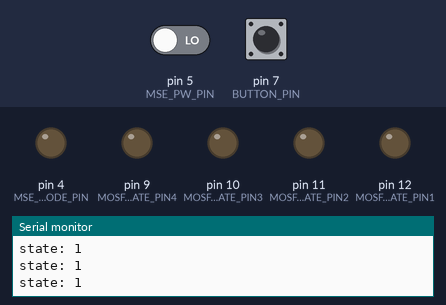
Recording of a sketch running on a simulated Arduino Uno, built with avr-gcc and run on an emulated ATmega328P. Parts: output pins drawn as LEDs (lit = HIGH), the last lines printed to the serial monitor. Wiring (inferred from the names in the program): SRF02/SRF08 range finder at I2C address 0x70. Dashed ring = blinking. The test bench sets the inputs (shaded band); at power-on: pin 7 (BUTTON_PIN) HIGH, pin 5 (MSE_PW_PIN) LOW.

Above: at 4.7 s.
4.8 s: pin 7 (BUTTON_PIN) pulled LOW for 0.15 s
At 7.8 s:
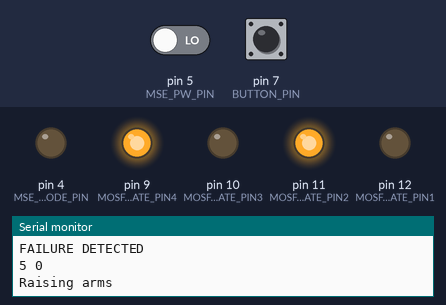
7.9 s: pin 7 (BUTTON_PIN) pulsed LOW 5 times (0.12 s each, 0.3 s apart)
At 9.5 s:
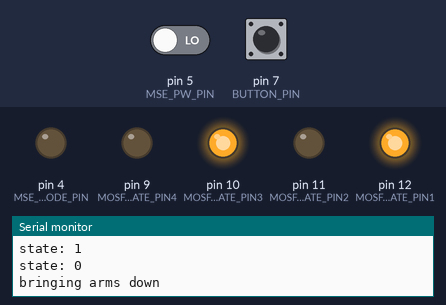
11.3 s: pin 7 (BUTTON_PIN) pulled LOW for 1 s
At 12.52 s:
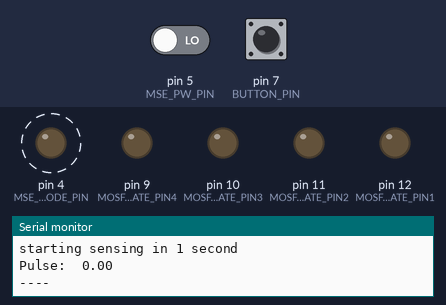
Timing chart, 0 to 16.5 s (numbered marks = the images above; inputs shaded):
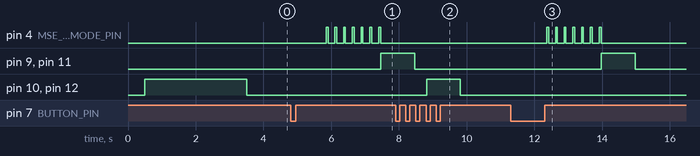

The sketch:

maxsonar_mine.ino
```cpp
//not gonna use serial, use pulse since analog is only in .5s increments? and seems more reliable
#include <SoftwareSerial.h>
#include <Wire.h>

//   MaxSonar-EZ pins
#define MSE_PW_PIN 5 //pw
#define MSE_READ_MODE_PIN 4 //rx
#define MSE_SDATA_PIN 2 //tx but only used for chaining?
//  GPIO Pins (analog)
#define MSE_AN_PIN A0 //analog

// mosfet pin
#define MOSFET_GATE_PIN1 12 // 1B Top
#define MOSFET_GATE_PIN2 11 // 1A Bottom
#define MOSFET_GATE_PIN3 10 // 2B Top
#define MOSFET_GATE_PIN4 9 // 2A Bottom

#define BUTTON_PIN 7 // will be pullup, so usually high

// MaxSonar to Arduino control/adjustments
#define MSE_READ_CONTINUOUS HIGH
//low read idle is trigger, high is continuous
#define MSE_READ_IDLE LOW
#define MSE_READ_TRIGGER HIGH
#define MSE_READ_REQUIRED_DURATION_mS 50
#define MSE_PW_START_DELAY_MSE_uS 3000
#define MSE_PW_uS_PER_INCH 147.46
#define MSE_PW_uS_PER_CM 73.73
#define MSE_ANALOG_DIVISOR 2
//  Speed of Sound @ 22°C (71.6°F) = 344.5 m/S = 34450.0 cm/S
//  0.0000290275 S/cm = 29.0275762 uS/cm = 73.73 uS/in
#define SOUND_SPEED_uSpIN 73.73
//#define WINDOW_SIZE 12 //39 //58 //3÷0.250 = 12
#define ZEROES_THRESHOLD 5 //30 // 46
#define LOOP_DELAY 250
#define DISPLACEMENT_THRESHOLD 0.75

SoftwareSerial mseSerial(MSE_SDATA_PIN, 3, true); // RX,TX,inverse_logic (TX is not used)
double prevMeasurement;
double prevDisplacement;
//double displaceArr[WINDOW_SIZE]; //58 since measurements taken ever 51ms, and around 58 of these in 3 sec
int nearZeroCount; // threshold set to 46, which is ~80%. we can play with this later
double prevMeasurement2;
double prevDisplacement2;
//double displaceArr[WINDOW_SIZE]; //58 since measurements taken ever 51ms, and around 58 of these in 3 sec
int nearZeroCount2; // threshold set to 46, which is ~80%. we can play with this later
bool isUp = false;
bool isSensing = false;
bool justStarting = true;
int lastState = HIGH;
int currentState;
bool hasDoneFirstDistMeas = false;
bool hasDoneFirstDisplCalc = false;

void setup() {
  nearZeroCount = 0;
  nearZeroCount2 = 0;
  serialSetup();
  pinSetup();
  solenoidSetup();
  I2Csetup();
  Serial.println("done setting up");
//  sensorLoop();
  isSensing = false;
}

void pinSetup(){
  // LV Maxsonar setup
  pinMode(MSE_PW_PIN, INPUT);
  pinMode(MSE_AN_PIN, INPUT);
  digitalWrite(MSE_READ_MODE_PIN, MSE_READ_IDLE); // Use 'triggered' mode
  pinMode(MSE_READ_MODE_PIN, OUTPUT);

  pinMode(7, INPUT_PULLUP);
}

void reset(){
  hasDoneFirstDistMeas = false;
  hasDoneFirstDisplCalc = false;
  nearZeroCount = 0;
  isUp = false;
}

void loop() {
  currentState = digitalRead(7);
  Serial.print("state: ");
  Serial.println(currentState);
  if(lastState == HIGH && currentState == LOW){
    if(isUp){
      Serial.println("bringing arms down");
      isUp = false;
      isSensing = false;
      bringArmsDown();
    }
    else{ // arms are down, so could be sensing or just not
      if(!isSensing){
        Serial.println("starting sensing in 1 second");
        isSensing = true;
        reset();
        delay(1000);
      } else {
        Serial.println("reset");
        reset(); // reset

        bringArmsDown();
      }
    }
  }
  lastState = currentState;
  delay(50);

  while(isSensing){
    pulseSonarSensorRead();
//    I2CsensorRead();
    Serial.println("----");
    if(nearZeroCount >= ZEROES_THRESHOLD || nearZeroCount2 >= ZEROES_THRESHOLD){
      Serial.println("FAILURE DETECTED");
      Serial.print(nearZeroCount);
      Serial.print(" ");
      Serial.println(nearZeroCount2);

      Serial.println("Raising arms");
      digitalWrite(MOSFET_GATE_PIN1, LOW);
      digitalWrite(MOSFET_GATE_PIN2, HIGH);
      digitalWrite(MOSFET_GATE_PIN3, LOW);
      digitalWrite(MOSFET_GATE_PIN4, HIGH);
      isUp = true;

      delay(1000);
      Serial.println("Turning off pins");
      digitalWrite(MOSFET_GATE_PIN2, LOW);
      digitalWrite(MOSFET_GATE_PIN4, LOW);

      isSensing = false;
    }
    delay(LOOP_DELAY - MSE_READ_REQUIRED_DURATION_mS);
  }

}

void I2Csetup(){
  //uses default SCL and SDA pins on the uno
  Wire.begin();
  Wire.beginTransmission(112); //112 is the peripheral i2c address
  Wire.write(byte(81)); // 81 is read
  Wire.endTransmission();
//  delay(90);
}

//TODO: add other side too
void solenoidSetup(){
  pinMode(MOSFET_GATE_PIN1, OUTPUT);
  pinMode(MOSFET_GATE_PIN2, OUTPUT);
  pinMode(MOSFET_GATE_PIN3, OUTPUT);
  pinMode(MOSFET_GATE_PIN4, OUTPUT);

  digitalWrite(MOSFET_GATE_PIN1, HIGH);
  digitalWrite(MOSFET_GATE_PIN2, LOW);
  digitalWrite(MOSFET_GATE_PIN3, HIGH);
  digitalWrite(MOSFET_GATE_PIN4, LOW);

  delay(3000);

  digitalWrite(MOSFET_GATE_PIN1, LOW);
  digitalWrite(MOSFET_GATE_PIN3, LOW);
//  unsigned long startMillis = millis();
}

void bringArmsDown(){
  digitalWrite(MOSFET_GATE_PIN1, HIGH);
  digitalWrite(MOSFET_GATE_PIN2, LOW);
  digitalWrite(MOSFET_GATE_PIN3, HIGH);
  digitalWrite(MOSFET_GATE_PIN4, LOW);

  delay(1000);

  digitalWrite(MOSFET_GATE_PIN1, LOW);
  digitalWrite(MOSFET_GATE_PIN3, LOW);
}

int calcNearZeroCount(double previousDisplacement, double currDisplacement, int nearZeroCount){
   if(abs(previousDisplacement) < DISPLACEMENT_THRESHOLD){ // if prev was a 0
    if(abs(currDisplacement) < DISPLACEMENT_THRESHOLD){ //if curr 0, then add to zero count
      return nearZeroCount + 1;
    }
    else{ //else if curr is not 0, then set the near zero count to = 0
      return 0;
    }
  }
  else { // if prev was not 0
    if(abs(currDisplacement) < DISPLACEMENT_THRESHOLD){ // and curr is 0, reset count to 1
      return 1;
    }
    else{ // curr is not 0 too
      return 0;
    }
  }
}

void pulseSonarSensorRead(){
  double pwDistance = triggerAndReadDistanceFromPulse();
  Serial.print("Pulse:\t");
  Serial.println(pwDistance);
  if(!hasDoneFirstDistMeas){
    prevMeasurement = pwDistance;
    hasDoneFirstDistMeas = true;
    return;
  }

  double displacement = pwDistance - prevMeasurement;
  Serial.println(prevDisplacement);
  if(!hasDoneFirstDisplCalc){
    prevDisplacement = displacement;
    hasDoneFirstDisplCalc = true;
    Serial.println("is returning");
    return;
  }

  Serial.print("Displ for pulse: ");
  Serial.println(displacement);
//  Serial.println(abs(prevDisplacement));
//  Serial.println(abs(displacement));

  int startMillis = millis();
//  int newZeroCount;
//  if(millis() - startMillis <= 25){
//    newZeroCount = calcNearZeroCount(prevDisplacement, displacement, nearZeroCount);
//  }
  int newZeroCount = calcNearZeroCount(prevDisplacement, displacement, nearZeroCount);
  nearZeroCount = newZeroCount;
  Serial.println(nearZeroCount);
  prevMeasurement = pwDistance;
  prevDisplacement = displacement;
  delay(5);
}

/**
 * To assure that the distance pulse is detected going from low to high,
 * this triggers the MaxSonar to read and then measures the pulse.
 *
 * The analog input is held after a reading and the serial will be
 * held in the serial input buffer since it is only 6 characters.
 *
 * Refer to the Timing Diagram and Description in the datasheet for timing details.
 */
double triggerAndReadDistanceFromPulse() {
  mseSerial.stopListening();
  mseSerial.listen();
  // Assure that the trigger is set to IDLE (HOLD)
  digitalWrite(MSE_READ_MODE_PIN, MSE_READ_IDLE);
  delayMicroseconds(10);

  // Minimum time for readings (start of reading to start of reading)
  // is 49mS.
  //
  // To guarentee readings are not taken too quickly this method makes
  // sure that it takes at least this minimum time before returning by
  // recording the start time and waiting for the minimum time to have elapsed.
  //
  unsigned long startMillis = millis();

  // Trigger and measure
  digitalWrite(MSE_READ_MODE_PIN, MSE_READ_TRIGGER);
  delayMicroseconds(10);
  unsigned long pulseWidth = pulseIn(MSE_PW_PIN, HIGH, (MSE_PW_START_DELAY_MSE_uS + (MSE_READ_REQUIRED_DURATION_mS * 1000L)));
  double distance = (double)(pulseWidth / MSE_PW_uS_PER_INCH);
  digitalWrite(MSE_READ_MODE_PIN, MSE_READ_IDLE);

  // Wait for the minimum time to pass (first check for overflow)
  if (millis() < startMillis) {
    startMillis = millis();
  }
  while (millis() - startMillis < MSE_READ_REQUIRED_DURATION_mS) {
    delay(1);
  }
  return distance;
}

void serialSetup(){
  // put your setup code here, to run once:
  Serial.begin(38400); // Open serial communications
  mseSerial.begin(9600); // Set the rate for MaxSonar communications
  mseSerial.listen();
  // Wait for the serial port and allow time for the MaxSonar to initialize (>500mS from power-up)
  while (!Serial || millis() < 500) {
    ; // wait...
  }
}

void I2CsensorRead(){
  double i2c_range_inch;
  Wire.beginTransmission(112); //112 is the peripheral i2c address
  Wire.write(byte(81)); // 81 is read
  Wire.endTransmission();
  delay(90);
  Wire.requestFrom(112, 2);
  if (2 <= Wire.available()) { // if two bytes were received
    int reading = Wire.read();  // receive high byte (overwrites previous reading)
    reading = reading << 8;    // shift high byte to be high 8 bits
    reading |= Wire.read(); // receive low byte as lower 8 bits
    i2c_range_inch = reading / 2.54;
    Serial.print("I2C: ");
    Serial.println(i2c_range_inch);
  }
  else {
    Serial.println("I2C ERROR");
    return;
  }

  if(prevMeasurement2 == NULL){
    prevMeasurement2 = i2c_range_inch;
    return;
  }

  double displacement2 = i2c_range_inch - prevMeasurement2;
  int newZeroCount2 = calcNearZeroCount(prevDisplacement2, displacement2, nearZeroCount2);
  nearZeroCount2 = newZeroCount2;
  Serial.print("Displ for I2c: ");
  Serial.println(displacement2);
//  Serial.print("nearZeroCount2: ");
  Serial.println(nearZeroCount2);
  prevMeasurement2 = i2c_range_inch;
  prevDisplacement2 = displacement2;
}
```

Measured:
- after the input at 4.8 s, pin 4 (MSE_READ_MODE_PIN): alternates HIGH for 0.05 s and LOW for 0.21 s, starting after 1.1 s; pin 9 (MOSFET_GATE_PIN4), pin 11 (MOSFET_GATE_PIN2): LOW → HIGH after 2.7 s
- after the input at 7.9 s, pin 10 (MOSFET_GATE_PIN3), pin 12 (MOSFET_GATE_PIN1): LOW → HIGH after 0.91 s, → LOW 1.0 s later
- after the input at 11.3 s, pin 4 (MSE_READ_MODE_PIN): alternates HIGH for 0.05 s and LOW for 0.21 s, 14 changes in all, then stays LOW, starting after 1.1 s; pin 9 (MOSFET_GATE_PIN4), pin 11 (MOSFET_GATE_PIN2): LOW → HIGH after 2.7 s, → LOW 1.0 s later
